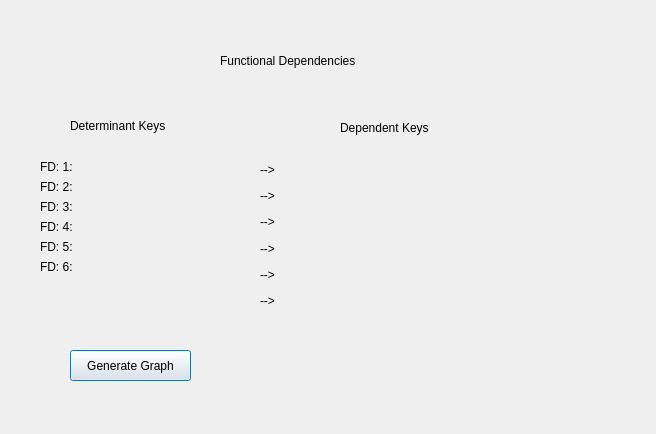
<?xml version="1.0" encoding="UTF-8"?>
<ui version="4.0">
 <class>Dialog_fd_display</class>
 <widget class="QDialog" name="Dialog_fd_display">
  <property name="geometry">
   <rect>
    <x>0</x>
    <y>0</y>
    <width>656</width>
    <height>434</height>
   </rect>
  </property>
  <property name="windowTitle">
   <string>Dialog</string>
  </property>
  <widget class="QLabel" name="label">
   <property name="geometry">
    <rect>
     <x>220</x>
     <y>40</y>
     <width>171</width>
     <height>41</height>
    </rect>
   </property>
   <property name="text">
    <string>Functional Dependencies</string>
   </property>
  </widget>
  <widget class="QLabel" name="label_8">
   <property name="geometry">
    <rect>
     <x>70</x>
     <y>110</y>
     <width>141</width>
     <height>31</height>
    </rect>
   </property>
   <property name="text">
    <string>Determinant Keys</string>
   </property>
  </widget>
  <widget class="QLabel" name="label_15">
   <property name="geometry">
    <rect>
     <x>340</x>
     <y>120</y>
     <width>111</width>
     <height>16</height>
    </rect>
   </property>
   <property name="text">
    <string>Dependent Keys</string>
   </property>
  </widget>
  <widget class="QWidget" name="layoutWidget">
   <property name="geometry">
    <rect>
     <x>40</x>
     <y>160</y>
     <width>181</width>
     <height>151</height>
    </rect>
   </property>
   <layout class="QFormLayout" name="formLayout">
    <item row="0" column="0">
     <widget class="QLabel" name="label_2">
      <property name="text">
       <string>FD: 1:</string>
      </property>
     </widget>
    </item>
    <item row="1" column="0">
     <widget class="QLabel" name="label_3">
      <property name="text">
       <string>FD: 2:</string>
      </property>
     </widget>
    </item>
    <item row="2" column="0">
     <widget class="QLabel" name="label_4">
      <property name="text">
       <string>FD: 3:</string>
      </property>
     </widget>
    </item>
    <item row="4" column="0">
     <widget class="QLabel" name="label_6">
      <property name="text">
       <string>FD: 5:</string>
      </property>
     </widget>
    </item>
    <item row="5" column="0">
     <widget class="QLabel" name="label_7">
      <property name="text">
       <string>FD: 6:</string>
      </property>
     </widget>
    </item>
    <item row="0" column="1">
     <widget class="QLabel" name="label_9">
      <property name="text">
       <string/>
      </property>
     </widget>
    </item>
    <item row="1" column="1">
     <widget class="QLabel" name="label_10">
      <property name="text">
       <string/>
      </property>
     </widget>
    </item>
    <item row="2" column="1">
     <widget class="QLabel" name="label_11">
      <property name="text">
       <string/>
      </property>
     </widget>
    </item>
    <item row="3" column="1">
     <widget class="QLabel" name="label_12">
      <property name="text">
       <string/>
      </property>
     </widget>
    </item>
    <item row="4" column="1">
     <widget class="QLabel" name="label_13">
      <property name="text">
       <string/>
      </property>
     </widget>
    </item>
    <item row="5" column="1">
     <widget class="QLabel" name="label_14">
      <property name="text">
       <string/>
      </property>
     </widget>
    </item>
    <item row="3" column="0">
     <widget class="QLabel" name="label_5">
      <property name="text">
       <string>FD: 4:</string>
      </property>
     </widget>
    </item>
   </layout>
  </widget>
  <widget class="QWidget" name="layoutWidget_2">
   <property name="geometry">
    <rect>
     <x>320</x>
     <y>160</y>
     <width>181</width>
     <height>151</height>
    </rect>
   </property>
   <layout class="QFormLayout" name="formLayout_2">
    <item row="0" column="1">
     <widget class="QLabel" name="label_22">
      <property name="text">
       <string/>
      </property>
     </widget>
    </item>
    <item row="1" column="1">
     <widget class="QLabel" name="label_23">
      <property name="text">
       <string/>
      </property>
     </widget>
    </item>
    <item row="2" column="1">
     <widget class="QLabel" name="label_24">
      <property name="text">
       <string/>
      </property>
     </widget>
    </item>
    <item row="3" column="1">
     <widget class="QLabel" name="label_25">
      <property name="text">
       <string/>
      </property>
     </widget>
    </item>
    <item row="4" column="1">
     <widget class="QLabel" name="label_26">
      <property name="text">
       <string/>
      </property>
     </widget>
    </item>
    <item row="5" column="1">
     <widget class="QLabel" name="label_27">
      <property name="text">
       <string/>
      </property>
     </widget>
    </item>
   </layout>
  </widget>
  <widget class="QWidget" name="layoutWidget">
   <property name="geometry">
    <rect>
     <x>260</x>
     <y>160</y>
     <width>18</width>
     <height>151</height>
    </rect>
   </property>
   <layout class="QVBoxLayout" name="verticalLayout">
    <item>
     <widget class="QLabel" name="label_28">
      <property name="text">
       <string>--&gt;</string>
      </property>
     </widget>
    </item>
    <item>
     <widget class="QLabel" name="label_19">
      <property name="text">
       <string>--&gt;</string>
      </property>
     </widget>
    </item>
    <item>
     <widget class="QLabel" name="label_20">
      <property name="text">
       <string>--&gt;</string>
      </property>
     </widget>
    </item>
    <item>
     <widget class="QLabel" name="label_21">
      <property name="text">
       <string>--&gt;</string>
      </property>
     </widget>
    </item>
    <item>
     <widget class="QLabel" name="label_29">
      <property name="text">
       <string>--&gt;</string>
      </property>
     </widget>
    </item>
    <item>
     <widget class="QLabel" name="label_30">
      <property name="text">
       <string>--&gt;</string>
      </property>
     </widget>
    </item>
   </layout>
  </widget>
  <widget class="QPushButton" name="graph_Button">
   <property name="geometry">
    <rect>
     <x>70</x>
     <y>350</y>
     <width>121</width>
     <height>31</height>
    </rect>
   </property>
   <property name="text">
    <string>Generate Graph</string>
   </property>
  </widget>
  <widget class="QLabel" name="label_graph">
   <property name="geometry">
    <rect>
     <x>370</x>
     <y>360</y>
     <width>58</width>
     <height>18</height>
    </rect>
   </property>
   <property name="text">
    <string/>
   </property>
  </widget>
 </widget>
 <resources/>
 <connections/>
</ui>
